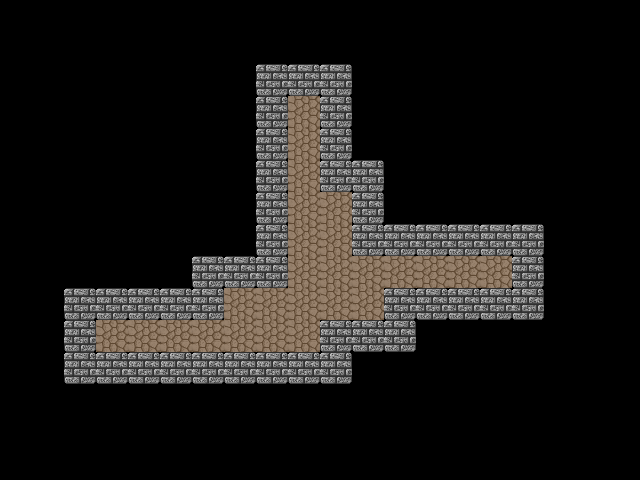

Tiled map render using the project's own tile images. Description and the whole map definition, tile-layer contents included, below:
An orthogonal 20x15 tile map with 32x32 px tiles, 2 tile layers (Grounds, Walls), 6 tilesets and 10 objects (3x Red, 3x Blue, 3x Green, Hero).

<map version="1.0" orientation="orthogonal" width="20" height="15" tilewidth="32" tileheight="32">
 <tileset firstgid="1" name="grounds" tilewidth="32" tileheight="32">
  <image source="../assets/images/grounds.png" width="128" height="128" />
 </tileset>
 <tileset firstgid="17" name="walls" tilewidth="32" tileheight="32">
  <image source="../assets/images/walls.png" width="128" height="96" />
 </tileset>
 <tileset firstgid="29" name="changers" tilewidth="32" tileheight="32">
  <image source="../assets/images/changers.png" width="96" height="32" />
 </tileset>
 <tileset firstgid="32" name="capsules" tilewidth="32" tileheight="32">
  <image source="../assets/images/capsules.png" width="96" height="64" />
 </tileset>
 <tileset firstgid="38" name="viruses" tilewidth="32" tileheight="32">
  <image source="../assets/images/viruses.png" width="96" height="128" />
 </tileset>
 <tileset firstgid="50" name="hero" tilewidth="32" tileheight="32">
  <image source="../assets/images/character.png" width="384" height="96" />
 </tileset>
 <layer name="Grounds" width="20" height="15">
  <data encoding="csv">
0,0,0,0,0,0,0,0,0,0,0,0,0,0,0,0,0,0,0,0,
0,0,0,0,0,0,0,0,0,0,0,0,0,0,0,0,0,0,0,0,
0,0,0,0,0,0,0,0,0,0,0,0,0,0,0,0,0,0,0,0,
0,0,0,0,0,0,0,0,0,2,0,0,0,0,0,0,0,0,0,0,
0,0,0,0,0,0,0,0,0,2,0,0,0,0,0,0,0,0,0,0,
0,0,0,0,0,0,0,0,0,2,0,0,0,0,0,0,0,0,0,0,
0,0,0,0,0,0,0,0,0,2,2,0,0,0,0,0,0,0,0,0,
0,0,0,0,0,0,0,0,0,2,2,0,0,0,0,0,0,0,0,0,
0,0,0,0,0,0,0,0,0,2,2,2,2,2,2,2,0,0,0,0,
0,0,0,0,0,0,0,2,2,2,2,2,0,0,0,0,0,0,0,0,
0,0,0,2,2,2,2,2,2,2,0,0,0,0,0,0,0,0,0,0,
0,0,0,0,0,0,0,0,0,0,0,0,0,0,0,0,0,0,0,0,
0,0,0,0,0,0,0,0,0,0,0,0,0,0,0,0,0,0,0,0,
0,0,0,0,0,0,0,0,0,0,0,0,0,0,0,0,0,0,0,0,
0,0,0,0,0,0,0,0,0,0,0,0,0,0,0,0,0,0,0,0
</data>
 </layer>
 <layer name="Walls" width="20" height="15">
  <data encoding="csv">
0,0,0,0,0,0,0,0,0,0,0,0,0,0,0,0,0,0,0,0,
0,0,0,0,0,0,0,0,0,0,0,0,0,0,0,0,0,0,0,0,
0,0,0,0,0,0,0,0,18,18,18,0,0,0,0,0,0,0,0,0,
0,0,0,0,0,0,0,0,18,0,18,0,0,0,0,0,0,0,0,0,
0,0,0,0,0,0,0,0,18,0,18,0,0,0,0,0,0,0,0,0,
0,0,0,0,0,0,0,0,18,0,18,18,0,0,0,0,0,0,0,0,
0,0,0,0,0,0,0,0,18,0,0,18,0,0,0,0,0,0,0,0,
0,0,0,0,0,0,0,0,18,0,0,18,18,18,18,18,18,0,0,0,
0,0,0,0,0,0,18,18,18,0,0,0,0,0,0,0,18,0,0,0,
0,0,18,18,18,18,18,0,0,0,0,0,18,18,18,18,18,0,0,0,
0,0,18,0,0,0,0,0,0,0,18,18,18,0,0,0,0,0,0,0,
0,0,18,18,18,18,18,18,18,18,18,0,0,0,0,0,0,0,0,0,
0,0,0,0,0,0,0,0,0,0,0,0,0,0,0,0,0,0,0,0,
0,0,0,0,0,0,0,0,0,0,0,0,0,0,0,0,0,0,0,0,
0,0,0,0,0,0,0,0,0,0,0,0,0,0,0,0,0,0,0,0
</data>
 </layer>
 <objectgroup name="Changers" width="20" height="15">
  <object name="Red" gid="29" x="320" y="224">
   <properties>
    <property name="type" value="red" />
   </properties>
  </object>
  <object name="Blue" gid="30" x="224" y="320">
   <properties>
    <property name="type" value="blue" />
   </properties>
  </object>
  <object name="Green" gid="31" x="352" y="320">
   <properties>
    <property name="type" value="green" />
   </properties>
  </object>
 </objectgroup>
 <objectgroup name="Capsules" width="20" height="15">
  <object name="Red" gid="32" x="288" y="192">
   <properties>
    <property name="type" value="red" />
   </properties>
  </object>
  <object name="Blue" gid="33" x="160" y="352">
   <properties>
    <property name="type" value="blue" />
   </properties>
  </object>
  <object name="Green" gid="34" x="416" y="288">
   <properties>
    <property name="type" value="green" />
   </properties>
  </object>
 </objectgroup>
 <objectgroup name="Viruses" width="20" height="15">
  <object name="Red" gid="38" x="288" y="128">
   <properties>
    <property name="type" value="red" />
   </properties>
  </object>
  <object name="Blue" gid="39" x="96" y="352">
   <properties>
    <property name="type" value="blue" />
   </properties>
  </object>
  <object name="Green" gid="40" x="480" y="288">
   <properties>
    <property name="type" value="green" />
   </properties>
  </object>
 </objectgroup>
 <objectgroup name="Hero" width="20" height="15">
  <object name="Hero" gid="50" x="288" y="320">
   <properties>
    <property name="color" value="red" />
    <property name="type" value="hero" />
   </properties>
  </object>
 </objectgroup>
</map>
